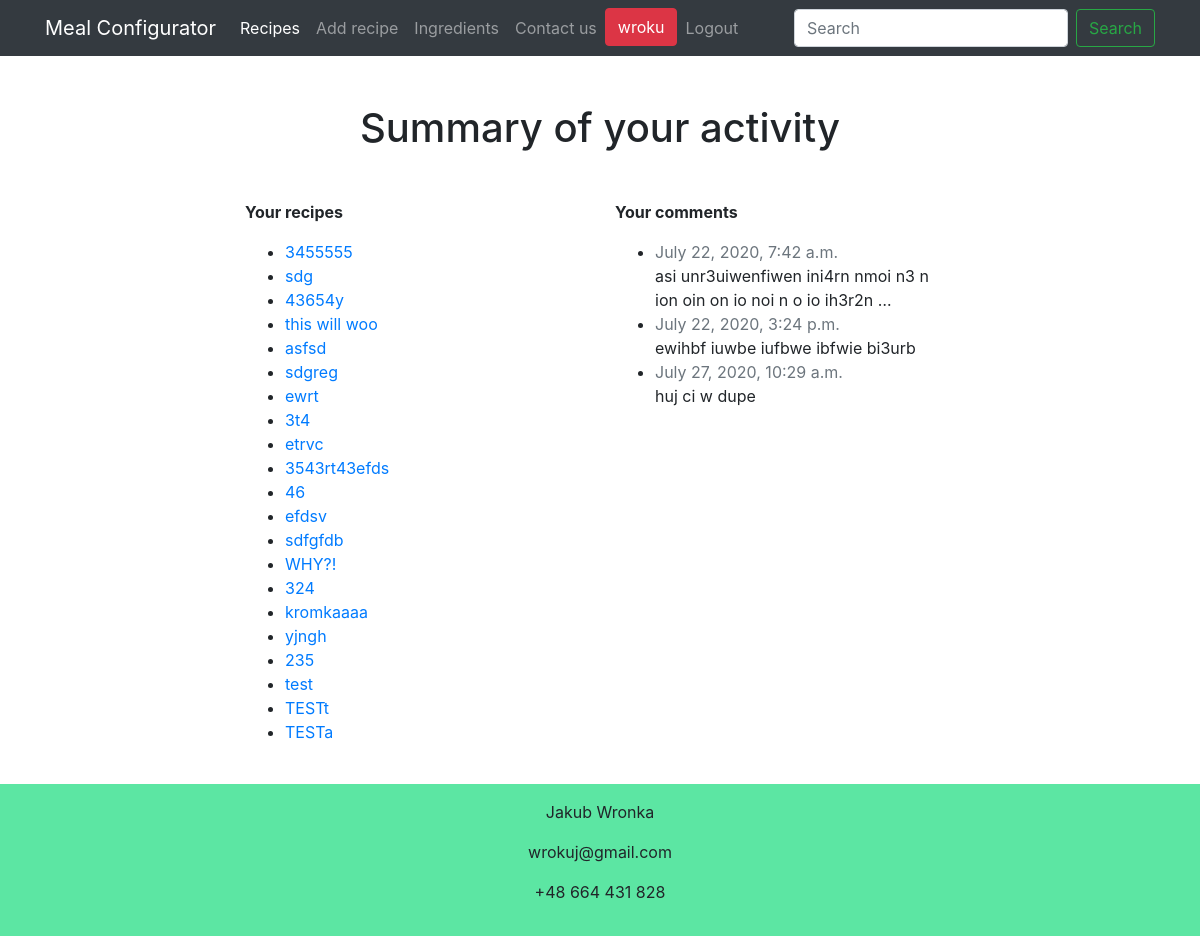
Page /account/ (signed in) on the earlier database version.
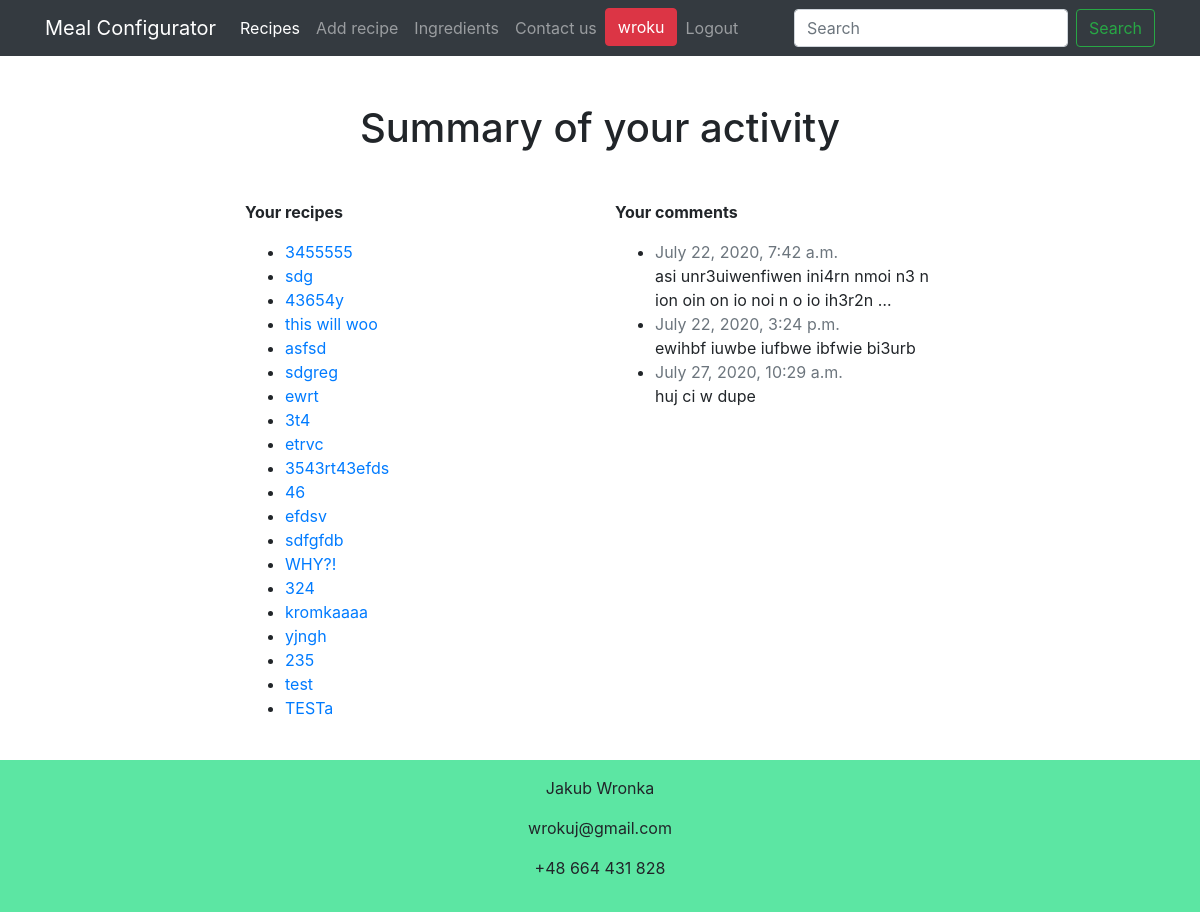
Same page on the later database version.
### main/models.py (models this page shows, shortened)
class Recipe(models.Model):
    user = models.ForeignKey(User, default=1, null=True, on_delete=models.SET_NULL)
    recipe_posted = models.DateTimeField('date published', auto_now_add=True)
    recipe_name = models.CharField(primary_key=True, unique=True, max_length=255)
    recipe_slug = models.SlugField(null=True, blank=True, unique=True)
    recipe_image = models.ImageField(upload_to=upload_location,
                                     null=True,
                                     blank=True,
                                     width_field='width_field',
                                     height_field='height_field')
    height_field = models.IntegerField(default=0)
    width_field = models.IntegerField(default=0)
    ingredients = models.ManyToManyField(Ingredient, through='Quantity')
    directions = models.TextField()
    preparation_time = models.IntegerField(default=45)
    servings = models.IntegerField(default=2)
    calories_per_serving = models.IntegerField(blank=True, null=True)
    price_per_serving = models.DecimalField(max_digits=7, decimal_places=2)
    accepted = models.BooleanField(default=False)
    objects = RecipeManager()

class Comment(models.Model):
    recipe = models.ForeignKey(Recipe, on_delete=models.CASCADE, related_name='comments')
    user = models.ForeignKey(User, on_delete=models.CASCADE, related_name='comments')
    content = models.TextField(max_length=2000)
    created_on = models.DateTimeField(auto_now_add=True)
    active = models.BooleanField(default=False)

### main/views.py (the view)
# urls.py: path('account/', views.account_details, name='account'),
@login_required()
def account_details(request):
    context = {'recipes': Recipe.objects.filter(user=request.user),
               'comments': Comment.objects.filter(user=request.user)}
    return render(request, 'main/account_details.html', context)

### main/context_processors.py (called while the page is built)
def broadcaster(request):
    kwargs = {
        'foodcategories': FoodCategory.objects.all(),
        'currentuser': request.user,
    }
    return kwargs

### main/templatetags/custom_tags.py (called while the page is built)
@register.filter
def instance_slug(instance):
    return instance.recipe_slug

### main/templates/main/account_details.html
{% extends "main/base.html" %}
{% load custom_tags %}
{% block content %}
<div class="col-8 mx-auto">
    <h1 class="text-center my-5">Summary of your activity</h1>
    <div class="row">
        <div class="col">
            <div class="mb-3"><strong>Your recipes</strong></div>
                {% if recipes %}
                    <ul>
                    {% for recipe in recipes %}
                    <li><a href="/recipes/{{recipe.recipe_slug}}">{{recipe.recipe_name}}</a></li>
                    {% endfor %}
                    </ul>
                {% else %}
                    <div class="alert alert-info" role="alert">
                        You haven't posted any recipe yet. <a href="/add-recipe">Add one!</a>
                    </div>
                {% endif %}
            </div>
        <div class="col">
            <div class="mb-3"><strong>Your comments</strong></div>
                {% if comments %}
                    <ul>
                        {% for comment in comments %}
                        <li>
                            <a href="/recipes/{{comment.recipe|instance_slug}}"><span class="text-muted">{{comment.created_on}}</span></a><br>
                            {{comment.content|truncatewords:15}}
                        </li>
                    {% endfor %}
                    </ul>
                {% else %}
                    <div class="alert alert-info" role="alert">
                        You haven't commented anything yet. <a href="/recipes">Browse recipes</a> and share your opinions.
                    </div>
                {% endif %}
        </div>
    </div>
</div>
{% endblock %}

Differences in the rows shown:
removed Recipe: recipe_name "TESTt"
